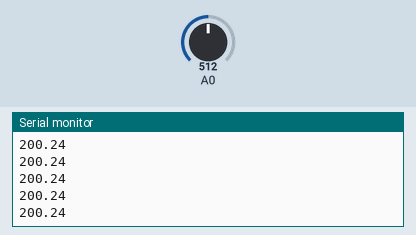
Simulated run of this sketch. Board: Arduino Uno, built with avr-gcc and run on an emulated ATmega328P. Parts: the last lines printed to the serial monitor. The test bench sets the inputs (shaded band); at power-on: A0 = 512.

Above: at 1.2 s.
1.3 s: A0 set to 716
At 2.3 s:
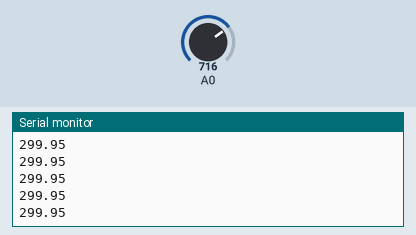
2.8 s: A0 set to 900
At 3.6 s:
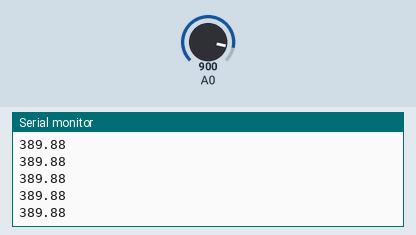
Timing chart, 0 to 5.8 s (numbered marks = the images above; inputs shaded):
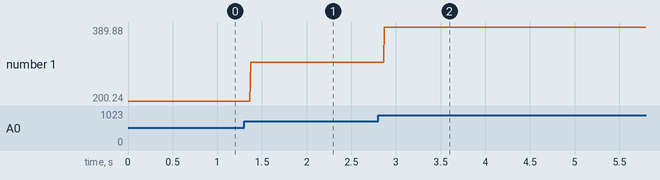

The sketch:

005_SuhuDHT11.ino
```cpp
void setup() {
  Serial.begin(9600);
}

void loop() {
  int bacaAnalog = analogRead(A0);
  float tegangan = bacaAnalog * (5.0 / 1023.0);
  float celcius = (tegangan - 0.5) * 100;
  Serial.println(celcius);
}
```

Measured:
- after the input at 1.3 s, the serial monitor: prints a new line after 0.07 s (image 1)
- after the input at 2.8 s, the serial monitor: prints a new line after 0.07 s (image 2)
- plotted number 1: 200.24 → 299.95 after the input at 1.3 s, 299.95 → 389.88 after the input at 2.8 s
